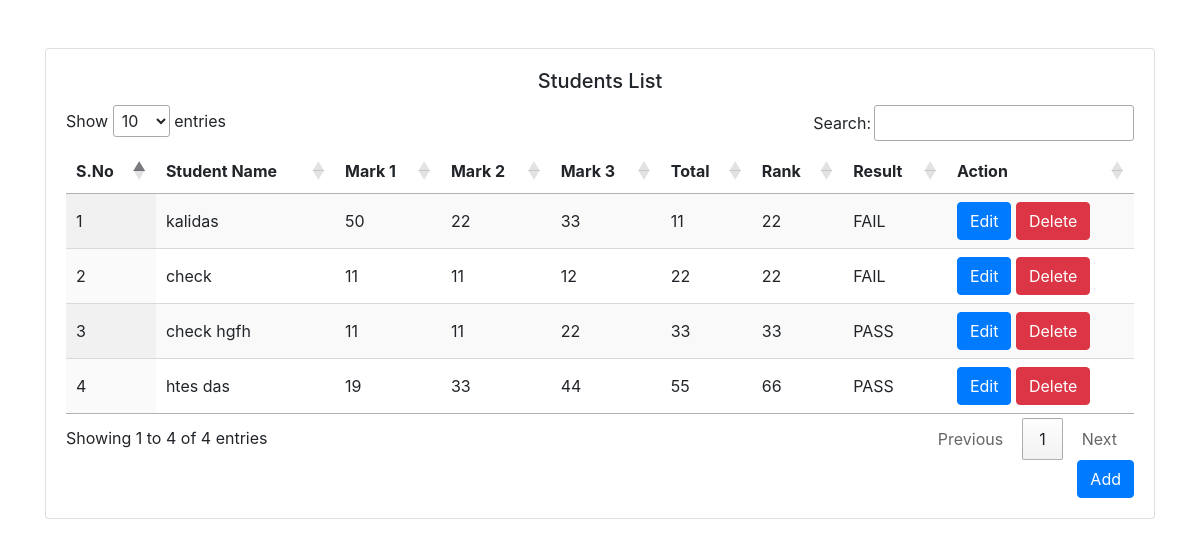
The page / on the database its author committed.
### tables this page shows
CREATE TABLE `tb_student_marks` (
  `mark_id` int(11) NOT NULL,
  `student_id` int(11) NOT NULL,
  `mark_1` int(11) NOT NULL,
  `mark_2` int(11) NOT NULL,
  `mark_3` int(11) NOT NULL,
  `total` int(11) NOT NULL,
  `rank` int(11) NOT NULL,
  `result` enum('0','1') NOT NULL DEFAULT '1' COMMENT '0-fail,1-Pass',
  `status` enum('0','1') NOT NULL DEFAULT '1',
  `added_date` datetime NOT NULL,
  `updated_date` datetime DEFAULT NULL
);

CREATE TABLE `tb_student_details` (
  `id` int(11) NOT NULL,
  `student_name` varchar(55) NOT NULL,
  `status` enum('0','1') NOT NULL DEFAULT '1',
  `added_date` datetime NOT NULL,
  `updated_date` datetime DEFAULT NULL
);

### application/controllers/Student.php (called while the page is built, shortened)
<?php
class Student extends CI_Controller {
	public function index()
	{
		$data['title'] = 'Student List';
        $data['students'] = $this->common->getstudents();
		$this->load->view('studentslist',$data);
	}
}

### index.php (called while the page is built, shortened)
<?php
require_once BASEPATH.'core/CodeIgniter.php';

### application/models/Common_model.php (called while the page is built, shortened)
<?php
class  Common_model  extends CI_Model
{
    function getstudents($mark_id='')
    {
            $CI = &get_instance();
            $CI->db->select('Marks.*,Studentdetails.student_name');
            $CI->db->from('tb_student_marks as Marks');
            $CI->db->join('tb_student_details as Studentdetails', 'Studentdetails.id = Marks.student_id');
            $CI->db->where('Marks.status', '1');
            $CI->db->where('Studentdetails.status','1');
            $query = $CI->db->get();
            if($query->num_rows() > 0)
            {
            $result = $query->result();
            return $result;
            }
    }
}

### application/views/studentslist.php (the view, shortened to what this page needs)
<?php include_once('header.php'); ?>
<div id="container">
	 <div class="container">
    <div class="row">
      <div class="col-sm-12 ">
        <div class="card card-signin my-5">
          <div class="card-body">
            <h5 class="card-title text-center">Students List</h5>
	<table id="example1" class="display" style="width:100%">
        <thead>
            <tr>
                <th>S.No</th>
                <th>Student Name</th>
                <th>Mark 1</th>
                <th>Mark 2</th>
                <th>Mark 3</th>
                <th>Total</th>
                <th>Rank</th>
                <th>Result</th>
                <th>Action</th>
            </tr>
        </thead>
        <tbody id="tbody_div">
            <?php if($students) { foreach ($students as $key => $value) {
                $result = ($value->result=='0')?'FAIL':'PASS';
                $s_no = $key+1;
             ?>
            <tr id="row_<?php echo $value->mark_id; ?>">
                <td><?php echo $key+1; ?></td>
                <td><?php echo $value->student_name; ?></td>
                <td><?php echo $value->mark_1; ?></td>
                <td><?php echo $value->mark_2; ?></td>
                <td><?php echo $value->mark_3; ?></td>
                <td><?php echo $value->total; ?></td>
                <td><?php echo $value->rank; ?></td>
                <td><?php echo $result; ?></td>
                <td>
<a  href="javascript:void(0);" onclick="editdetails('<?php echo $value->mark_id; ?>','<?php echo $s_no; ?>')" class="btn btn-primary">Edit</a>
<a  href="javascript:void(0);" class="btn btn-danger"  onclick="deletestudent('<?php echo $value->mark_id; ?>')">Delete</a>
                </td>
            </tr>
        <?php } } ?>
        </tbody>
    </table>
    <a href="javascript:void(0);" class="btn btn-primary"  style="float: right;"  id="addRow">Add</a>
</div>
</div>
</div>
</div>
</div>
</div>
<?php include_once('footer.php'); ?>

### application/views/header.php (shortened to what this page needs)
?><!DOCTYPE html>
<html lang="en">
<head>
	 <link rel="stylesheet" type="text/css" href="https://cdn.datatables.net/1.10.22/css/jquery.dataTables.min.css">
	 <link rel="stylesheet" href="https://cdn.jsdelivr.net/npm/bootstrap@4.5.3/dist/css/bootstrap.min.css">
</head>
<body>

### application/views/footer.php
</body>
</html>

### rows shown on the page
tb_student_marks: tb_student_details.student_name "kalidas", mark_1 "50", mark_2 "22", mark_3 "33", total "11", rank "22", result "FAIL"
tb_student_marks: tb_student_details.student_name "check", mark_1 "11", mark_2 "11", mark_3 "12", total "22", rank "22", result "FAIL"
tb_student_marks: tb_student_details.student_name "check hgfh", mark_1 "11", mark_2 "11", mark_3 "22", total "33", rank "33", result "PASS"
tb_student_marks: tb_student_details.student_name "htes das", mark_1 "19", mark_2 "33", mark_3 "44", total "55", rank "66", result "PASS"
